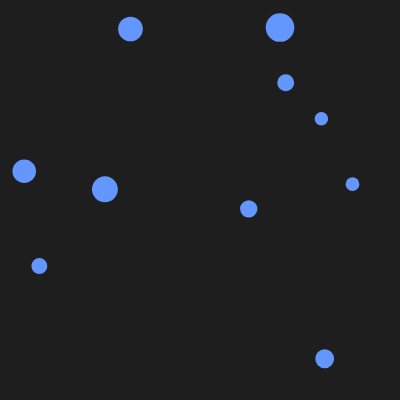
Frame 1 (no input)
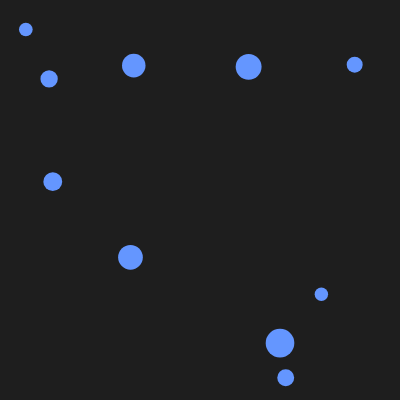
Frame 60 (no input)
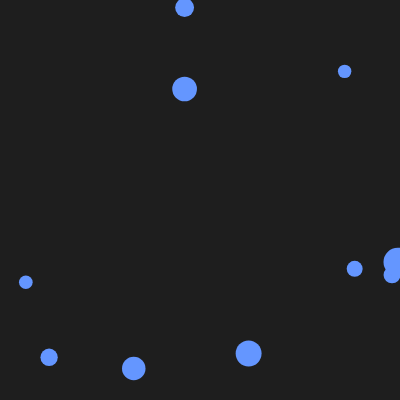
Frame 120 (the mouse pressed at the canvas centre since frame 60)

The p5.js sketch that drew these frames (run headless with seeded random() and noise() and a simulated clock; from frame 60 on, the mouse is pressed at the canvas centre):

// p5.js sketch
// ── sketch.js
let drops = [];

function setup() {
  createCanvas(400, 400);

  for (let i = 0; i < 10; i++) {

    drops.push({
      x: random(width),
      y: random(height),
      speed: random(2, 6),
      size: random(10, 30)
    });
  }
}

function draw() {
  background(30);

  for (let d of drops) {
    
    fill(100, 150, 255);
    noStroke();
    circle(d.x, d.y, d.size);

    d.y += d.speed;

    if (d.y > height) {
      d.y = 0;
      
      d.x = random(width); 
    }
  }
}
